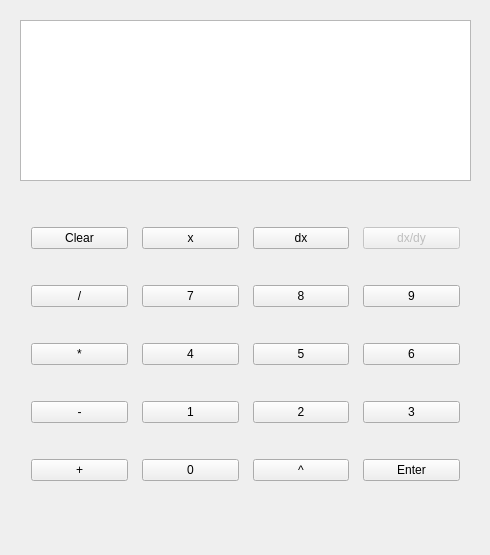
<?xml version="1.0" encoding="UTF-8"?>
<ui version="4.0">
 <class>MainWindow</class>
 <widget class="QMainWindow" name="MainWindow">
  <property name="geometry">
   <rect>
    <x>0</x>
    <y>0</y>
    <width>490</width>
    <height>555</height>
   </rect>
  </property>
  <property name="sizePolicy">
   <sizepolicy hsizetype="Fixed" vsizetype="Fixed">
    <horstretch>0</horstretch>
    <verstretch>0</verstretch>
   </sizepolicy>
  </property>
  <property name="minimumSize">
   <size>
    <width>490</width>
    <height>555</height>
   </size>
  </property>
  <property name="maximumSize">
   <size>
    <width>490</width>
    <height>555</height>
   </size>
  </property>
  <property name="windowTitle">
   <string>Calculator</string>
  </property>
  <widget class="QWidget" name="centralWidget">
   <property name="sizePolicy">
    <sizepolicy hsizetype="Minimum" vsizetype="Minimum">
     <horstretch>0</horstretch>
     <verstretch>0</verstretch>
    </sizepolicy>
   </property>
   <property name="minimumSize">
    <size>
     <width>490</width>
     <height>555</height>
    </size>
   </property>
   <widget class="QTextEdit" name="textEdit">
    <property name="geometry">
     <rect>
      <x>20</x>
      <y>20</y>
      <width>451</width>
      <height>161</height>
     </rect>
    </property>
    <property name="sizePolicy">
     <sizepolicy hsizetype="Fixed" vsizetype="Fixed">
      <horstretch>0</horstretch>
      <verstretch>0</verstretch>
     </sizepolicy>
    </property>
    <property name="font">
     <font>
      <family>Lucida Sans Unicode</family>
      <pointsize>28</pointsize>
     </font>
    </property>
    <property name="layoutDirection">
     <enum>Qt::LeftToRight</enum>
    </property>
    <property name="lineWidth">
     <number>10</number>
    </property>
    <property name="midLineWidth">
     <number>10</number>
    </property>
    <property name="horizontalScrollBarPolicy">
     <enum>Qt::ScrollBarAsNeeded</enum>
    </property>
    <property name="lineWrapMode">
     <enum>QTextEdit::NoWrap</enum>
    </property>
    <property name="acceptRichText">
     <bool>false</bool>
    </property>
   </widget>
   <widget class="QWidget" name="gridLayoutWidget">
    <property name="geometry">
     <rect>
      <x>20</x>
      <y>180</y>
      <width>451</width>
      <height>351</height>
     </rect>
    </property>
    <layout class="QGridLayout" name="gridLayout">
     <property name="horizontalSpacing">
      <number>14</number>
     </property>
     <property name="verticalSpacing">
      <number>0</number>
     </property>
     <item row="3" column="2">
      <widget class="QPushButton" name="twoButton">
       <property name="text">
        <string>2</string>
       </property>
      </widget>
     </item>
     <item row="3" column="3">
      <widget class="QPushButton" name="threeButton">
       <property name="text">
        <string>3</string>
       </property>
      </widget>
     </item>
     <item row="1" column="1">
      <widget class="QPushButton" name="sevenButton">
       <property name="text">
        <string>7</string>
       </property>
      </widget>
     </item>
     <item row="1" column="2">
      <widget class="QPushButton" name="eightButton">
       <property name="text">
        <string>8</string>
       </property>
      </widget>
     </item>
     <item row="1" column="3">
      <widget class="QPushButton" name="nineButton">
       <property name="text">
        <string>9</string>
       </property>
      </widget>
     </item>
     <item row="0" column="3">
      <widget class="QPushButton" name="integrateButton">
       <property name="enabled">
        <bool>false</bool>
       </property>
       <property name="toolTip">
        <string>Not implemented</string>
       </property>
       <property name="toolTipDuration">
        <number>-1</number>
       </property>
       <property name="text">
        <string>dx/dy</string>
       </property>
      </widget>
     </item>
     <item row="0" column="0">
      <widget class="QPushButton" name="clearButton">
       <property name="text">
        <string>Clear</string>
       </property>
      </widget>
     </item>
     <item row="0" column="2">
      <widget class="QPushButton" name="diffButton">
       <property name="toolTip">
        <string>Only supports fully simplified expressions</string>
       </property>
       <property name="toolTipDuration">
        <number>-1</number>
       </property>
       <property name="text">
        <string>dx</string>
       </property>
      </widget>
     </item>
     <item row="2" column="1">
      <widget class="QPushButton" name="fourButton">
       <property name="text">
        <string>4</string>
       </property>
      </widget>
     </item>
     <item row="3" column="1">
      <widget class="QPushButton" name="oneButton">
       <property name="text">
        <string>1</string>
       </property>
      </widget>
     </item>
     <item row="1" column="0">
      <widget class="QPushButton" name="divButton">
       <property name="text">
        <string>/</string>
       </property>
      </widget>
     </item>
     <item row="2" column="0">
      <widget class="QPushButton" name="multButton">
       <property name="text">
        <string>*</string>
       </property>
      </widget>
     </item>
     <item row="0" column="1">
      <widget class="QPushButton" name="xButton">
       <property name="text">
        <string>x</string>
       </property>
      </widget>
     </item>
     <item row="2" column="2">
      <widget class="QPushButton" name="fiveButton">
       <property name="text">
        <string>5</string>
       </property>
      </widget>
     </item>
     <item row="3" column="0">
      <widget class="QPushButton" name="subButton">
       <property name="text">
        <string>-</string>
       </property>
      </widget>
     </item>
     <item row="2" column="3">
      <widget class="QPushButton" name="sixButton">
       <property name="text">
        <string>6</string>
       </property>
      </widget>
     </item>
     <item row="4" column="0">
      <widget class="QPushButton" name="addButton">
       <property name="text">
        <string>+</string>
       </property>
      </widget>
     </item>
     <item row="4" column="1">
      <widget class="QPushButton" name="zeroButton">
       <property name="text">
        <string>0</string>
       </property>
      </widget>
     </item>
     <item row="4" column="2">
      <widget class="QPushButton" name="expButton">
       <property name="text">
        <string>^</string>
       </property>
      </widget>
     </item>
     <item row="4" column="3">
      <widget class="QPushButton" name="enterButton">
       <property name="text">
        <string>Enter</string>
       </property>
      </widget>
     </item>
    </layout>
   </widget>
  </widget>
 </widget>
 <layoutdefault spacing="6" margin="11"/>
 <resources/>
 <connections/>
</ui>
